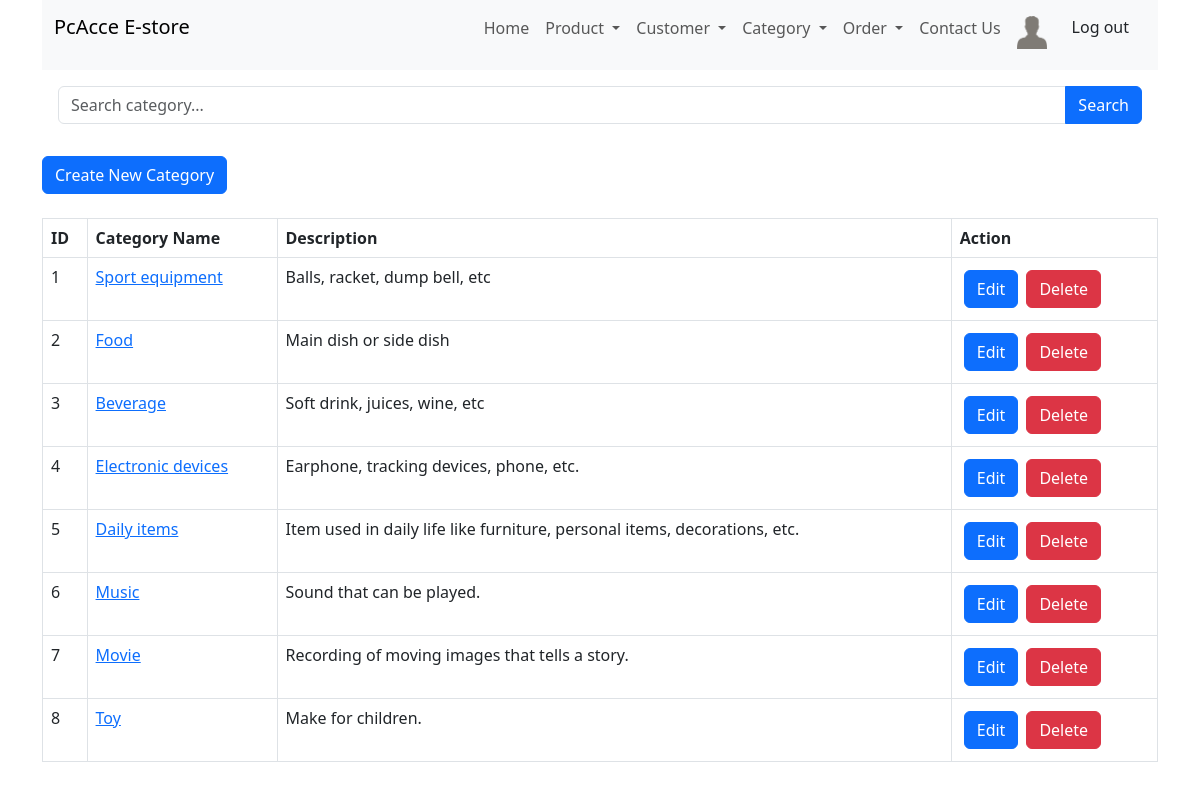
Page /category_read.php (signed in) on the earlier database version.
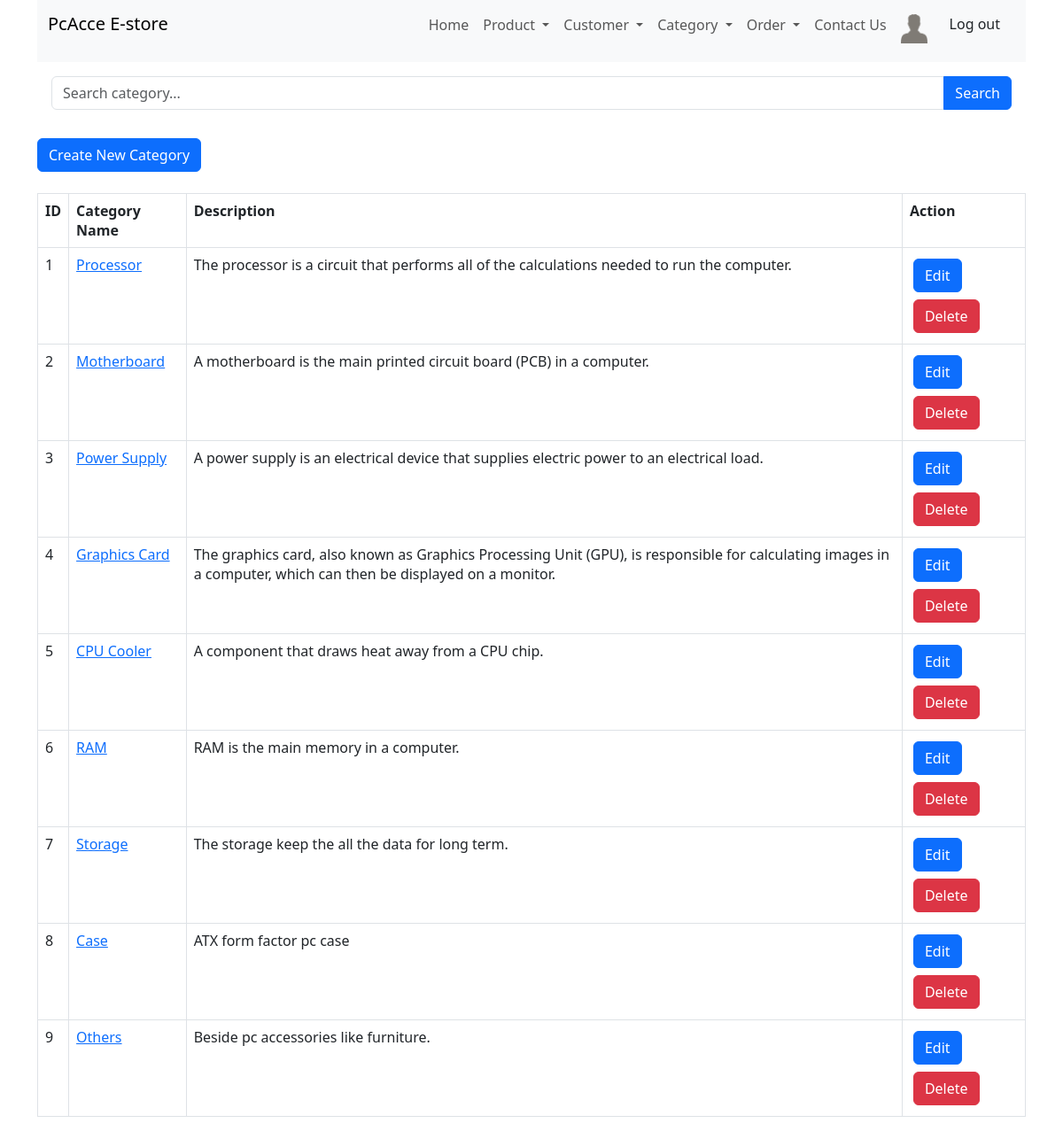
Same page on the later database version.
### tables this page shows
CREATE TABLE `category` (
  `category_id` int(11) NOT NULL,
  `category_name` varchar(20) NOT NULL,
  `description` text NOT NULL
);

### category_read.php (the view, shortened to what this page needs)
<html lang="en">
<head>
    <link href="https://cdn.jsdelivr.net/npm/bootstrap@5.3.0/dist/css/bootstrap.min.css" rel="stylesheet">
</head>
<body>
    <div class="container">
        <?php
        include 'menu/menu.php';
        ?>
        <?php
        include 'config/database.php';
        $searchKeyword = isset($_GET['search']) ? $_GET['search'] : '';
        $query = "SELECT * FROM category";
        $query .= " ORDER BY category_id ASC";
        $stmt = $con->prepare($query);
        $stmt->execute();
        $num = $stmt->rowCount();
        echo '<div class="p-3">
            <form method="GET" action="">
                <div class="input-group mb-3">
                    <input type="text" class="form-control" name="search" placeholder="Search category..." value="' . str_replace('%', '', $searchKeyword) . '">
                    <button class="btn btn-primary" type="submit">Search</button>
                </div>
            </form>
        </div>';
        echo "<div><a href='category_create.php' class='btn btn-primary m-b-1em'>Create New Category</a></div>" . "<br>";
        if ($num > 0) {
            echo "<table id='product_table' class='table table-hover table-responsive table-bordered'>";
            echo "<tr>";
            echo "<th>ID</th>";
            echo "<th>Category Name</th>";
            echo "<th>Description</th>";
            echo "<th>Action</th>";
            echo "</tr>";
            while ($row = $stmt->fetch(PDO::FETCH_ASSOC)) {
                extract($row);
                echo "<tr>";
                echo "<td>{$category_id}</td>";
                echo "<td><a href='category_read_one.php?id={$category_id}'>{$category_name}</a></td>";
                echo "<td>{$description}</td>";
                echo "<td>";
                echo "<a href='category_update.php?id={$category_id}' class='btn btn-primary m-r-1em m-1'>Edit</a>";
                echo "<a href='#' onclick='delete_product({$category_id});'  class='btn btn-danger m-1'>Delete</a>";
                echo "</td>";
                echo "</tr>";
            }
            echo "</table>";
        } else {
            echo "<div class='alert alert-danger'>No records found.</div>";
        }
        ?>
    </div>
</body>
</html>

Differences in the rows shown:
changed category id 1: category_name "Sport equipment" → "Processor"; description "Balls, racket, dump bell, etc" → "The processor is a circuit that performs all of the calculations needed to run the computer."
changed category id 2: category_name "Food" → "Motherboard"; description "Main dish or side dish" → "A motherboard is the main printed circuit board (PCB) in a computer."
changed category id 3: category_name "Beverage" → "Power Supply"; description "Soft drink, juices, wine, etc" → "A power supply is an electrical device that supplies electric power to an electrical load."
changed category id 4: category_name "Electronic devices" → "Graphics Card"; description "Earphone, tracking devices, phone, etc." → "The graphics card, also known as Graphics Processing Unit (GPU), is responsible for calculating images in a computer, which can then be displayed on a monitor."
changed category id 5: category_name "Daily items" → "CPU Cooler"; description "Item used in daily life like furniture, personal items, decorations, etc." → "A component that draws heat away from a CPU chip."
changed category id 6: category_name "Music" → "RAM"; description "Sound that can be played." → "RAM is the main memory in a computer."
changed category id 7: category_name "Movie" → "Storage"; description "Recording of moving images that tells a story." → "The storage keep the all the data for long term."
changed category id 8: category_name "Toy" → "Case"; description "Make for children." → "ATX form factor pc case"
added category: category_id "9", category_name "Others", description "Beside pc accessories like furniture."
